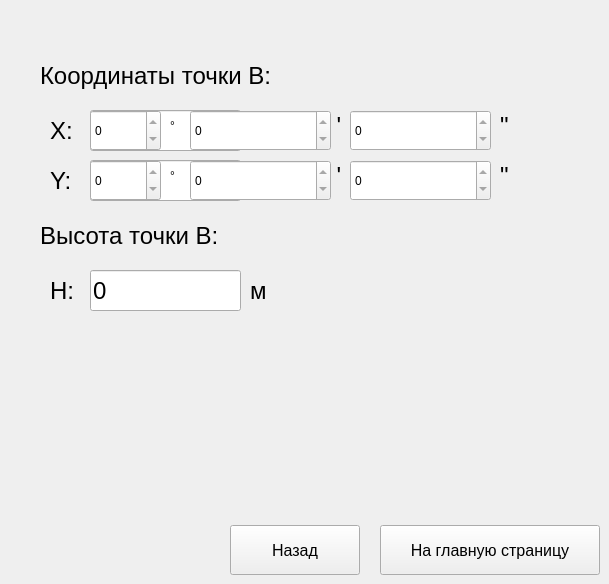
    <widget class="QWidget" name="resDirectGD_page">
     <widget class="QLabel" name="label_resDirectGD_coordB">
      <property name="geometry">
       <rect>
        <x>40</x>
        <y>50</y>
        <width>471</width>
        <height>51</height>
       </rect>
      </property>
      <property name="font">
       <font>
        <pointsize>18</pointsize>
       </font>
      </property>
      <property name="text">
       <string>Координаты точки B:</string>
      </property>
     </widget>
     <widget class="QLineEdit" name="lineEdit_resDirectGD_Bx">
      <property name="geometry">
       <rect>
        <x>90</x>
        <y>110</y>
        <width>151</width>
        <height>41</height>
       </rect>
      </property>
      <property name="font">
       <font>
        <pointsize>18</pointsize>
       </font>
      </property>
      <property name="focusPolicy">
       <enum>Qt::StrongFocus</enum>
      </property>
      <property name="inputMask">
       <string/>
      </property>
      <property name="text">
       <string>0</string>
      </property>
      <property name="maxLength">
       <number>20</number>
      </property>
      <property name="readOnly">
       <bool>true</bool>
      </property>
     </widget>
     <widget class="QLabel" name="label_resDirectGD_By">
      <property name="geometry">
       <rect>
        <x>50</x>
        <y>160</y>
        <width>31</width>
        <height>41</height>
       </rect>
      </property>
      <property name="font">
       <font>
        <pointsize>18</pointsize>
       </font>
      </property>
      <property name="text">
       <string>Y:</string>
      </property>
     </widget>
     <widget class="QLineEdit" name="lineEdit_resDirectGD_By">
      <property name="geometry">
       <rect>
        <x>90</x>
        <y>160</y>
        <width>151</width>
        <height>41</height>
       </rect>
      </property>
      <property name="font">
       <font>
        <pointsize>18</pointsize>
       </font>
      </property>
      <property name="text">
       <string>0</string>
      </property>
      <property name="maxLength">
       <number>20</number>
      </property>
      <property name="readOnly">
       <bool>true</bool>
      </property>
     </widget>
     <widget class="QLabel" name="label_resDirectGD_Bx">
      <property name="geometry">
       <rect>
        <x>50</x>
        <y>110</y>
        <width>31</width>
        <height>41</height>
       </rect>
      </property>
      <property name="font">
       <font>
        <pointsize>18</pointsize>
       </font>
      </property>
      <property name="text">
       <string>X:</string>
      </property>
     </widget>
     <widget class="QPushButton" name="pushButton_resDirectGD_goToMain">
      <property name="geometry">
       <rect>
        <x>380</x>
        <y>525</y>
        <width>220</width>
        <height>50</height>
       </rect>
      </property>
      <property name="font">
       <font>
        <pointsize>12</pointsize>
       </font>
      </property>
      <property name="text">
       <string>На главную страницу</string>
      </property>
     </widget>
     <widget class="QPushButton" name="pushButton_resDirectGD_back">
      <property name="geometry">
       <rect>
        <x>230</x>
        <y>525</y>
        <width>130</width>
        <height>50</height>
       </rect>
      </property>
      <property name="font">
       <font>
        <pointsize>12</pointsize>
       </font>
      </property>
      <property name="text">
       <string>Назад</string>
      </property>
     </widget>
     <widget class="QLabel" name="label_resDirectGD_m">
      <property name="geometry">
       <rect>
        <x>250</x>
        <y>110</y>
        <width>21</width>
        <height>41</height>
       </rect>
      </property>
      <property name="font">
       <font>
        <pointsize>18</pointsize>
       </font>
      </property>
      <property name="text">
       <string>м</string>
      </property>
     </widget>
     <widget class="QLabel" name="label_resDirectGD_m1">
      <property name="geometry">
       <rect>
        <x>250</x>
        <y>160</y>
        <width>21</width>
        <height>41</height>
       </rect>
      </property>
      <property name="font">
       <font>
        <pointsize>18</pointsize>
       </font>
      </property>
      <property name="text">
       <string>м</string>
      </property>
     </widget>
     <widget class="QLabel" name="label_resDirectGD_coordB_H">
      <property name="geometry">
       <rect>
        <x>40</x>
        <y>210</y>
        <width>471</width>
        <height>51</height>
       </rect>
      </property>
      <property name="font">
       <font>
        <pointsize>18</pointsize>
       </font>
      </property>
      <property name="text">
       <string>Высота точки B:</string>
      </property>
     </widget>
     <widget class="QLineEdit" name="lineEdit_resDirectGD_BH">
      <property name="geometry">
       <rect>
        <x>90</x>
        <y>270</y>
        <width>151</width>
        <height>41</height>
       </rect>
      </property>
      <property name="font">
       <font>
        <pointsize>18</pointsize>
       </font>
      </property>
      <property name="focusPolicy">
       <enum>Qt::StrongFocus</enum>
      </property>
      <property name="inputMask">
       <string/>
      </property>
      <property name="text">
       <string>0</string>
      </property>
      <property name="maxLength">
       <number>20</number>
      </property>
      <property name="readOnly">
       <bool>true</bool>
      </property>
     </widget>
     <widget class="QLabel" name="label_resDirectGD_BH">
      <property name="geometry">
       <rect>
        <x>50</x>
        <y>270</y>
        <width>31</width>
        <height>41</height>
       </rect>
      </property>
      <property name="font">
       <font>
        <pointsize>18</pointsize>
       </font>
      </property>
      <property name="text">
       <string>H:</string>
      </property>
     </widget>
     <widget class="QLabel" name="label_resDirectGD_m_H">
      <property name="geometry">
       <rect>
        <x>250</x>
        <y>270</y>
        <width>21</width>
        <height>41</height>
       </rect>
      </property>
      <property name="font">
       <font>
        <pointsize>18</pointsize>
       </font>
      </property>
      <property name="text">
       <string>м</string>
      </property>
     </widget>
     <widget class="QLabel" name="label_resDirectGD_x_degree">
      <property name="geometry">
       <rect>
        <x>170</x>
        <y>110</y>
        <width>16</width>
        <height>31</height>
       </rect>
      </property>
      <property name="text">
       <string>°</string>
      </property>
     </widget>
     <widget class="QSpinBox" name="spinBox_resDirectGD_BX_seconds">
      <property name="geometry">
       <rect>
        <x>350</x>
        <y>110</y>
        <width>141</width>
        <height>41</height>
       </rect>
      </property>
      <property name="wrapping">
       <bool>false</bool>
      </property>
      <property name="frame">
       <bool>true</bool>
      </property>
      <property name="readOnly">
       <bool>true</bool>
      </property>
      <property name="accelerated">
       <bool>false</bool>
      </property>
      <property name="keyboardTracking">
       <bool>true</bool>
      </property>
      <property name="showGroupSeparator" stdset="0">
       <bool>false</bool>
      </property>
      <property name="maximum">
       <number>1000000000</number>
      </property>
      <property name="stepType">
       <enum>QAbstractSpinBox::AdaptiveDecimalStepType</enum>
      </property>
     </widget>
     <widget class="QSpinBox" name="spinBox_resDirectGD_BX_degrees">
      <property name="geometry">
       <rect>
        <x>90</x>
        <y>110</y>
        <width>71</width>
        <height>41</height>
       </rect>
      </property>
      <property name="wrapping">
       <bool>false</bool>
      </property>
      <property name="frame">
       <bool>true</bool>
      </property>
      <property name="readOnly">
       <bool>true</bool>
      </property>
      <property name="accelerated">
       <bool>false</bool>
      </property>
      <property name="keyboardTracking">
       <bool>true</bool>
      </property>
      <property name="showGroupSeparator" stdset="0">
       <bool>false</bool>
      </property>
      <property name="maximum">
       <number>1000000000</number>
      </property>
      <property name="stepType">
       <enum>QAbstractSpinBox::AdaptiveDecimalStepType</enum>
      </property>
     </widget>
     <widget class="QLabel" name="label_resDirectGD_x_minute">
      <property name="geometry">
       <rect>
        <x>330</x>
        <y>110</y>
        <width>16</width>
        <height>31</height>
       </rect>
      </property>
      <property name="font">
       <font>
        <pointsize>18</pointsize>
       </font>
      </property>
      <property name="text">
       <string> '</string>
      </property>
     </widget>
     <widget class="QSpinBox" name="spinBox_resDirectGD_BX_minutes">
      <property name="geometry">
       <rect>
        <x>190</x>
        <y>110</y>
        <width>141</width>
        <height>41</height>
       </rect>
      </property>
      <property name="wrapping">
       <bool>false</bool>
      </property>
      <property name="frame">
       <bool>true</bool>
      </property>
      <property name="readOnly">
       <bool>true</bool>
      </property>
      <property name="accelerated">
       <bool>false</bool>
      </property>
      <property name="keyboardTracking">
       <bool>true</bool>
      </property>
      <property name="showGroupSeparator" stdset="0">
       <bool>false</bool>
      </property>
      <property name="maximum">
       <number>1000000000</number>
      </property>
      <property name="stepType">
       <enum>QAbstractSpinBox::AdaptiveDecimalStepType</enum>
      </property>
     </widget>
     <widget class="QLabel" name="label_resDirectGD_x_second">
      <property name="geometry">
       <rect>
        <x>500</x>
        <y>110</y>
        <width>16</width>
        <height>31</height>
       </rect>
      </property>
      <property name="font">
       <font>
        <pointsize>18</pointsize>
       </font>
      </property>
      <property name="text">
       <string>&quot;</string>
      </property>
     </widget>
     <widget class="QLabel" name="label_resDirectGD_y_degree">
      <property name="geometry">
       <rect>
        <x>170</x>
        <y>160</y>
        <width>16</width>
        <height>31</height>
       </rect>
      </property>
      <property name="text">
       <string>°</string>
      </property>
     </widget>
     <widget class="QSpinBox" name="spinBox_resDirectGD_BY_minutes">
      <property name="geometry">
       <rect>
        <x>350</x>
        <y>160</y>
        <width>141</width>
        <height>41</height>
       </rect>
      </property>
      <property name="wrapping">
       <bool>false</bool>
      </property>
      <property name="frame">
       <bool>true</bool>
      </property>
      <property name="readOnly">
       <bool>true</bool>
      </property>
      <property name="accelerated">
       <bool>false</bool>
      </property>
      <property name="keyboardTracking">
       <bool>true</bool>
      </property>
      <property name="showGroupSeparator" stdset="0">
       <bool>false</bool>
      </property>
      <property name="maximum">
       <number>1000000000</number>
      </property>
      <property name="stepType">
       <enum>QAbstractSpinBox::AdaptiveDecimalStepType</enum>
      </property>
     </widget>
     <widget class="QSpinBox" name="spinBox_resDirectGD_BY_degrees">
      <property name="geometry">
       <rect>
        <x>90</x>
        <y>160</y>
        <width>71</width>
        <height>41</height>
       </rect>
      </property>
      <property name="wrapping">
       <bool>false</bool>
      </property>
      <property name="frame">
       <bool>true</bool>
      </property>
      <property name="readOnly">
       <bool>true</bool>
      </property>
      <property name="accelerated">
       <bool>false</bool>
      </property>
      <property name="keyboardTracking">
       <bool>true</bool>
      </property>
      <property name="showGroupSeparator" stdset="0">
       <bool>false</bool>
      </property>
      <property name="maximum">
       <number>1000000000</number>
      </property>
      <property name="stepType">
       <enum>QAbstractSpinBox::AdaptiveDecimalStepType</enum>
      </property>
     </widget>
     <widget class="QLabel" name="label_resDirectGD_y_minute">
      <property name="geometry">
       <rect>
        <x>330</x>
        <y>160</y>
        <width>16</width>
        <height>31</height>
       </rect>
      </property>
      <property name="font">
       <font>
        <pointsize>18</pointsize>
       </font>
      </property>
      <property name="text">
       <string> '</string>
      </property>
     </widget>
     <widget class="QSpinBox" name="spinBox_resDirectGD_BY_seconds">
      <property name="geometry">
       <rect>
        <x>190</x>
        <y>160</y>
        <width>141</width>
        <height>41</height>
       </rect>
      </property>
      <property name="wrapping">
       <bool>false</bool>
      </property>
      <property name="frame">
       <bool>true</bool>
      </property>
      <property name="readOnly">
       <bool>true</bool>
      </property>
      <property name="accelerated">
       <bool>false</bool>
      </property>
      <property name="keyboardTracking">
       <bool>true</bool>
      </property>
      <property name="showGroupSeparator" stdset="0">
       <bool>false</bool>
      </property>
      <property name="maximum">
       <number>1000000000</number>
      </property>
      <property name="stepType">
       <enum>QAbstractSpinBox::AdaptiveDecimalStepType</enum>
      </property>
     </widget>
     <widget class="QLabel" name="label_resDirectGD_y_second">
      <property name="geometry">
       <rect>
        <x>500</x>
        <y>160</y>
        <width>16</width>
        <height>31</height>
       </rect>
      </property>
      <property name="font">
       <font>
        <pointsize>18</pointsize>
       </font>
      </property>
      <property name="text">
       <string>&quot;</string>
      </property>
     </widget>
    </widget>
